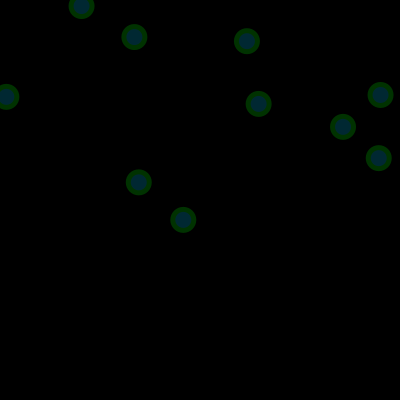
Frame 1 (no input)
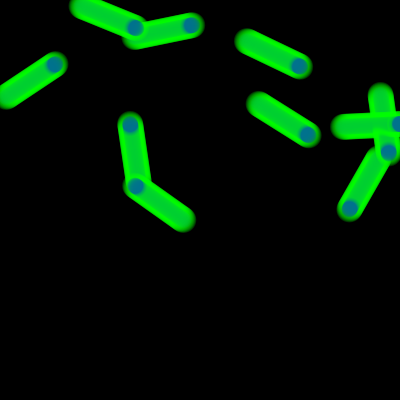
Frame 60 (the mouse pressed at the canvas centre just before this capture)
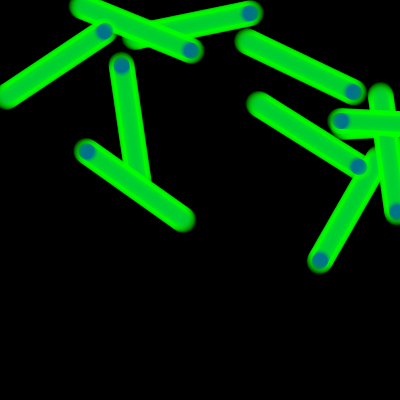
Frame 120 (the mouse held since frame 60 and released just before this capture)

The Processing sketch that drew these frames (run headless with seeded random() and noise(); from frame 60 on, the mouse is pressed at the canvas centre):

// Processing sketch: aula19_g02_exe05
// ── aula19_g02_exe05.pde
//conceito de emergence, regras simples
int numeroParticulas=10;
Particula[] particulas= new Particula[numeroParticulas];
void setup(){
size(400,400);
//criar os objetos
for(int i=0; i < numeroParticulas ; i = i+1){
    particulas[i] = new Particula(random(400), random(400));
  }
  background(0);
}
void draw(){
  //mostrar e aplicar regras
  for(Particula part : particulas){
    part.desenha();
    part.update();
  }
}

// ── desenho.pde
class Particula{
  PVector posicao;
  PVector velocidade;
  Particula(float x, float y){
    posicao = new PVector(x,y);
    velocidade = PVector.random2D();
  }
  void desenha(){
    noStroke();
    fill(0,255,0,50);
    ellipse(posicao.x, posicao.y, 26,26);
    fill(0,0,255,50);
    ellipse(posicao.x, posicao.y, 16,16);
  }
  void update(){
    posicao.add(velocidade);
    if(posicao.x < 0 || posicao.x > 400) { 
      velocidade.x = velocidade.x * -1;
    }
    if(posicao.y < 0 || posicao.y > 400) { 
      velocidade.y = velocidade.y * -1;
    }
  }
}
